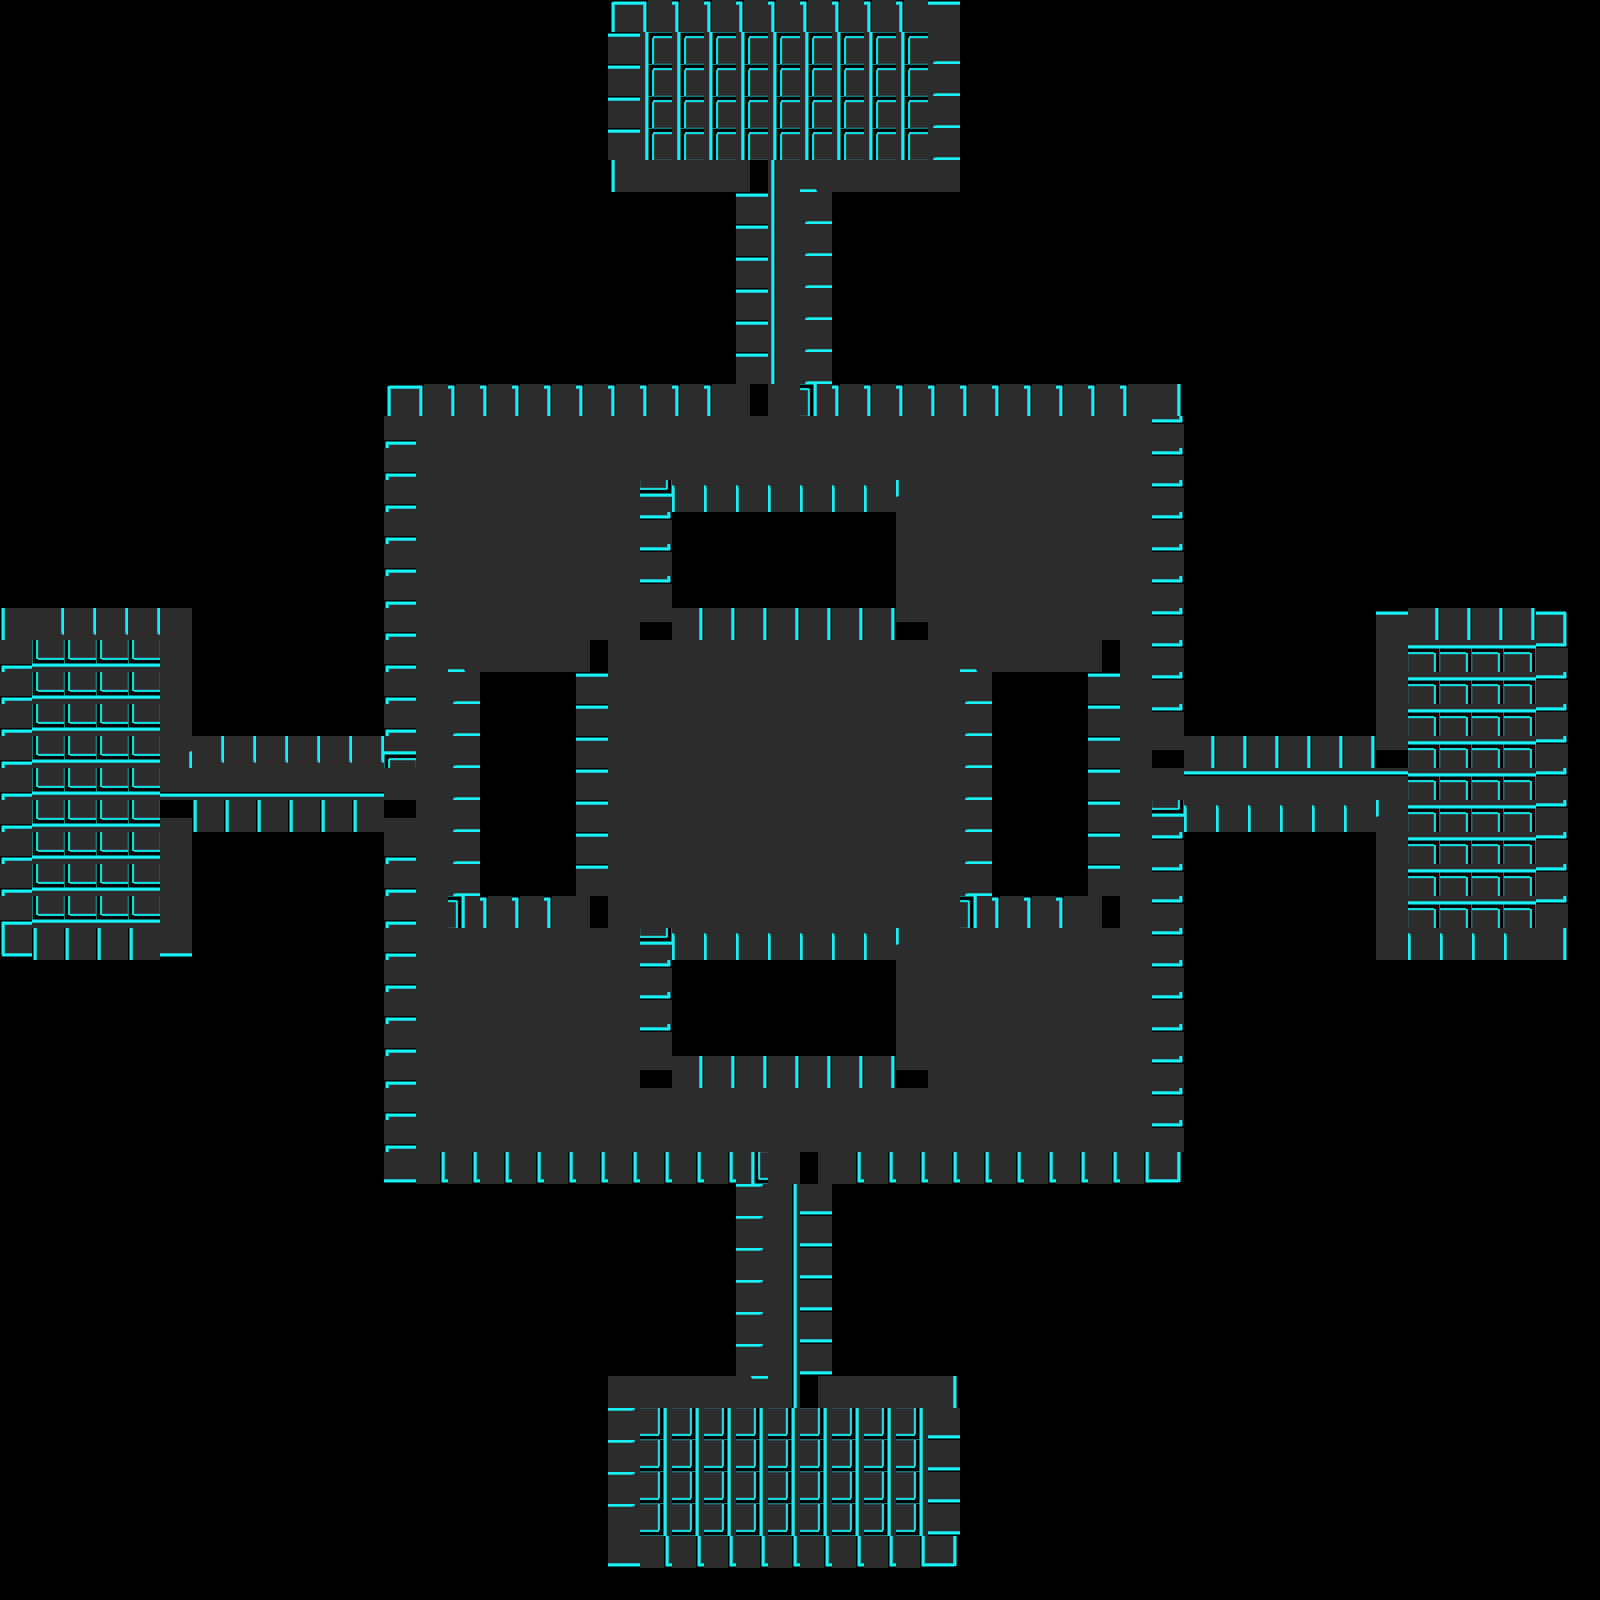

This game map was drawn from its Tiled (.tmx) file and the tilesets committed beside it. A one-line description and the trimmed map source follow:
An orthogonal 50x50 tile map with 32x32 px tiles, 1 tile layer (TileLayer1) and 21 objects (4x Spawn1, 4x Spawn2, 4x Spawn3, 3x TeamResourceSpawner, R3Spawner1, ...).

<map version="1.4" tiledversion="1.4.3" orientation="orthogonal" renderorder="right-down" width="50" height="50" tilewidth="32" tileheight="32" infinite="0" nextlayerid="8" nextobjectid="34">
 <tileset firstgid="1" name="beams" tilewidth="32" tileheight="32" tilecount="64" columns="8">
  <image source="../tilesets/tileset-beams.png" width="256" height="256" />
 </tileset>
 <layer id="1" name="TileLayer1" width="50" height="50">
  <data>[2500 cells, 877 non-empty, 15 distinct tile ids]</data>
 </layer>
 <objectgroup color="#ff0000" id="2" name="Team1" tintcolor="#000000">
  <object id="4" name="Spawn1" x="112" y="784">
   <point />
  </object>
  <object id="5" name="Spawn2" x="80" y="848">
   <point />
  </object>
  <object id="6" name="Spawn3" x="80" y="720">
   <point />
  </object>
  <object id="9" name="TeamResourceSpawner" x="48" y="624" width="96" height="48" />
 </objectgroup>
 <objectgroup color="#00ff00" id="5" name="Team2">
  <object id="17" name="TeamResourceSpawner" x="896" y="48" width="48" height="96" />
  <object id="18" name="Spawn1" x="786" y="112">
   <point />
  </object>
  <object id="19" name="Spawn2" x="720" y="80">
   <point />
  </object>
  <object id="20" name="Spawn3" x="848" y="80">
   <point />
  </object>
 </objectgroup>
 <objectgroup color="#0000ff" id="6" name="Team3">
  <object id="22" name="TeamResourceSpawner" x="1424" y="896" width="96" height="48" />
  <object id="23" name="Spawn1" x="1456" y="784">
   <point />
  </object>
  <object id="24" name="Spawn2" x="1488" y="720">
   <point />
  </object>
  <object id="25" name="Spawn3" x="1488" y="848">
   <point />
  </object>
 </objectgroup>
 <objectgroup color="#ff7f00" id="7" name="Team4">
  <object id="26" name="Spawn1" x="784" y="1456">
   <point />
  </object>
  <object id="27" name="Spawn3" x="720" y="1488">
   <point />
  </object>
  <object id="28" name="Spawn2" x="848" y="1488">
   <point />
  </object>
  <object id="29" x="624" y="1424" width="48" height="96" />
 </objectgroup>
 <objectgroup color="#7f00ff" id="4" name="LevelObejects">
  <object id="14" name="R3Spawner1" x="742" y="742" width="64" height="64" />
  <object id="30" name="R2Spawner1" x="416" y="1088" width="64" height="64" />
  <object id="31" name="R2Spawner2" x="416" y="416" width="64" height="64" />
  <object id="32" name="R2Spawner3" x="1088" y="416" width="64" height="64" />
  <object id="33" name="R2Spawner4" x="1088" y="1088" width="64" height="64" />
 </objectgroup>
</map>
